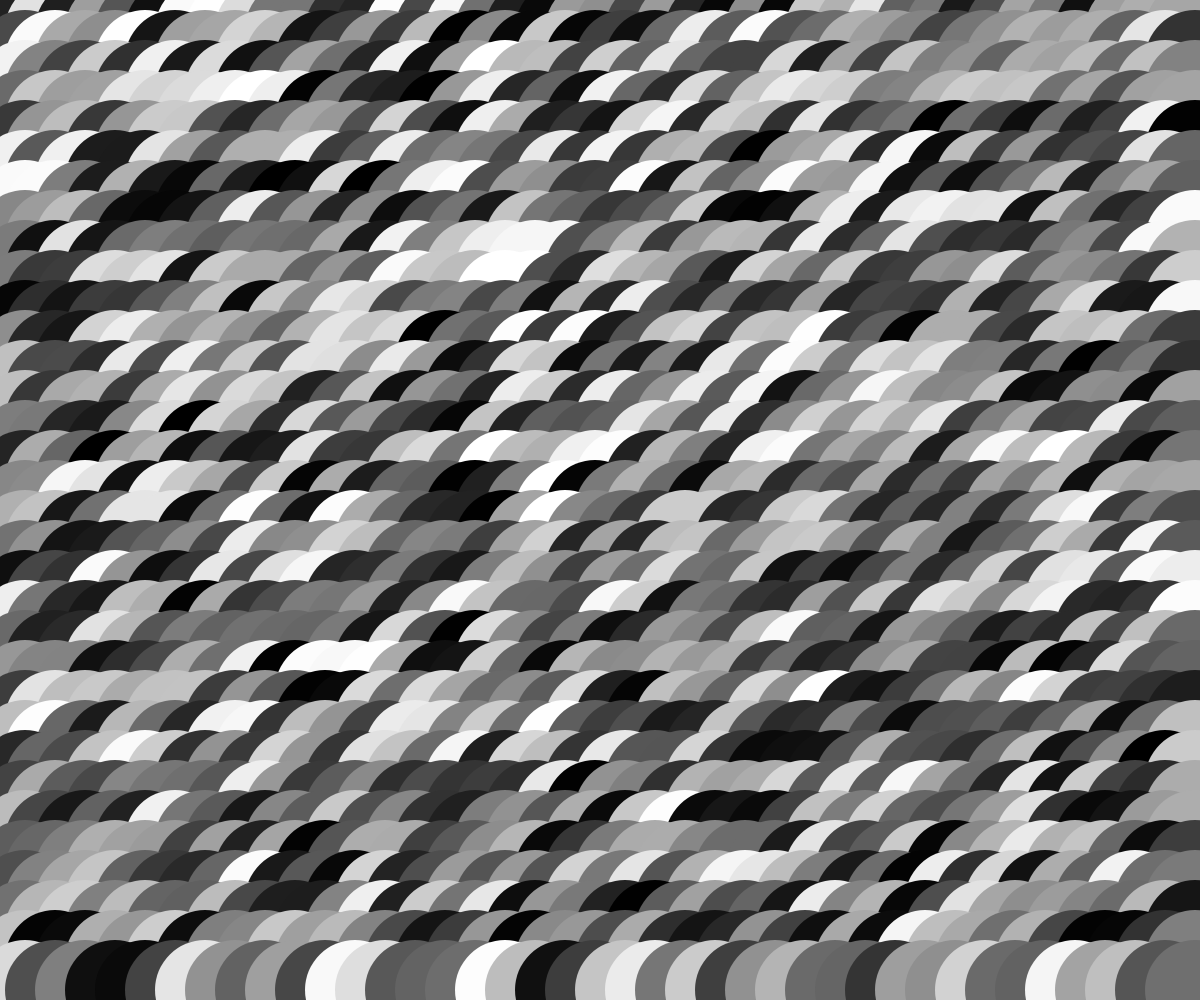
Frame 1 (no input)
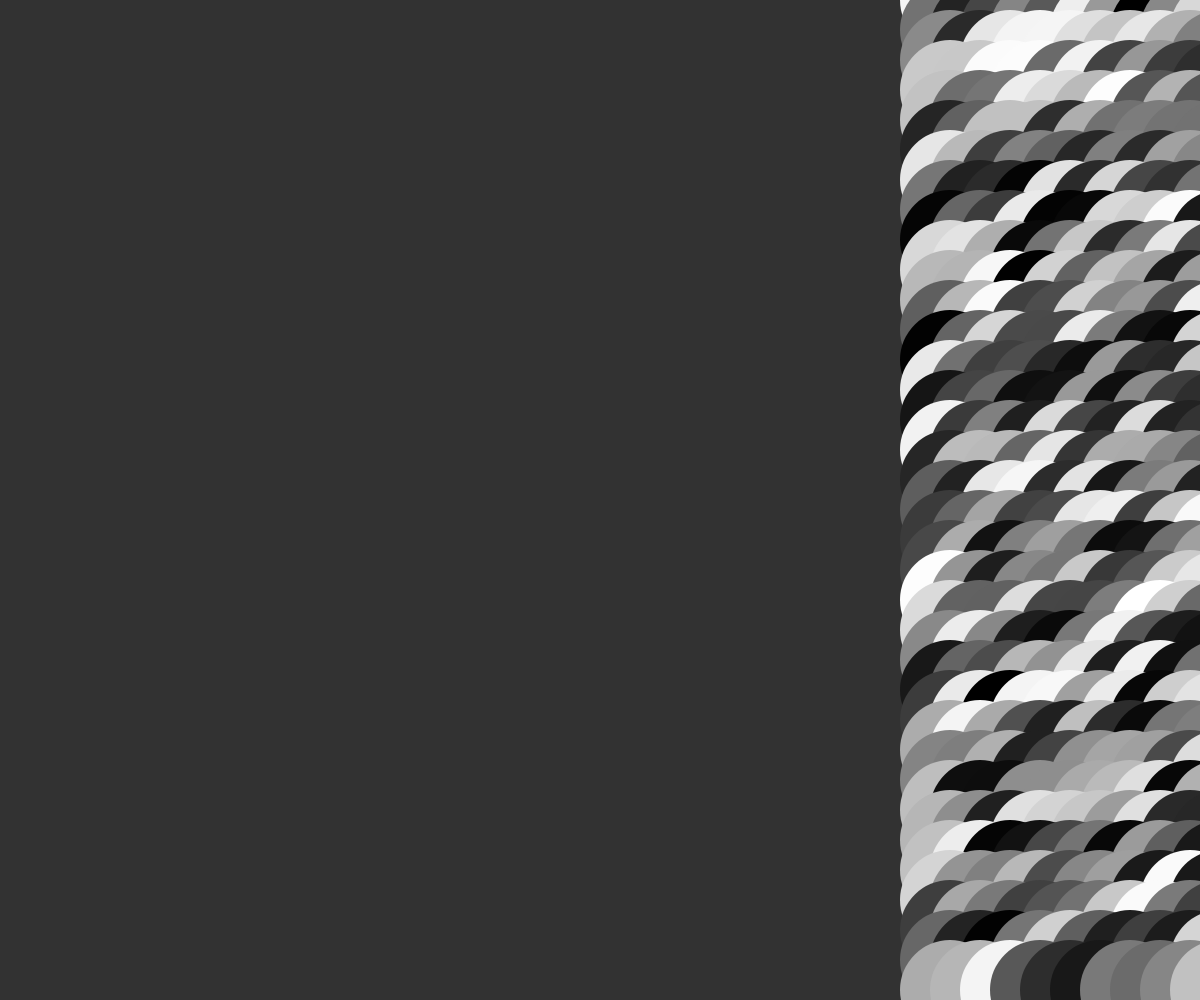
Frame 60 (no input)
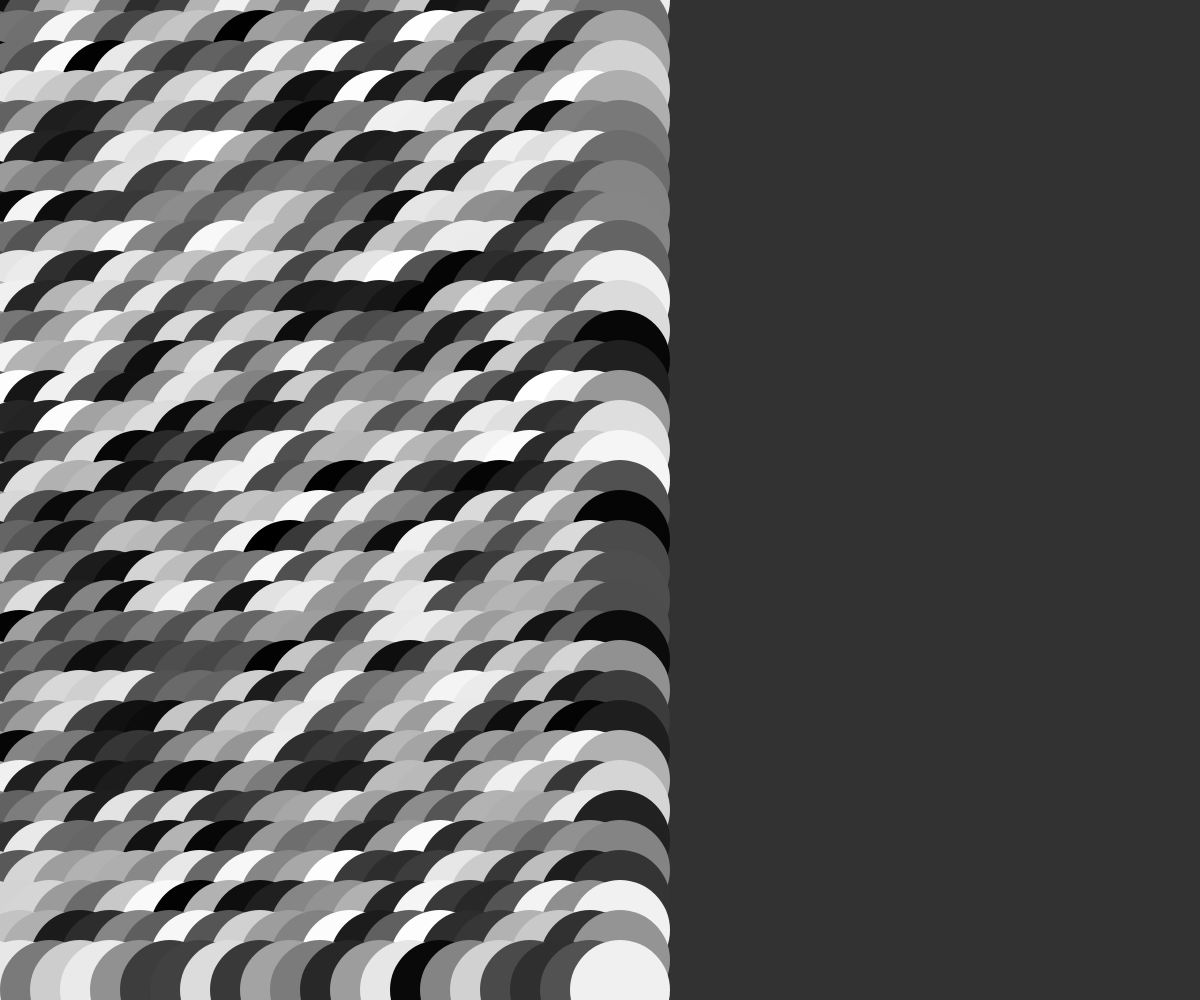
Frame 120 (the mouse pressed at the canvas centre since frame 60)

The p5.js sketch that drew these frames (run headless with seeded random() and noise() and a simulated clock; from frame 60 on, the mouse is pressed at the canvas centre):

// p5.js sketch
// ── sketch.js
let posY;
let offset =0;
//sets the speed at which the offset is effected by change
let offsetSpeed = 25;

function setup(){
//sets the speed at which the page refreshes
  frameRate(60);
  createCanvas(windowWidth,windowHeight);
}

function draw(){
  background(50);
  posY = 0;
  offset = offset + offsetSpeed;

//if statement that reverses direction of pattern when it reaches width
  if(offset>width || offset < (-1*width)){
      offsetSpeed*=-1;

  }
//this happens while the if statement happens
//circles change color and position
  while(posY < height){
    for(let posX = 0; posX <  width; posX+=30){
      noStroke();
      fill(color(random(0,255)));
      ellipse(posX + offset, posY, 100,100);
    }
    posY+=30;
  }


}
